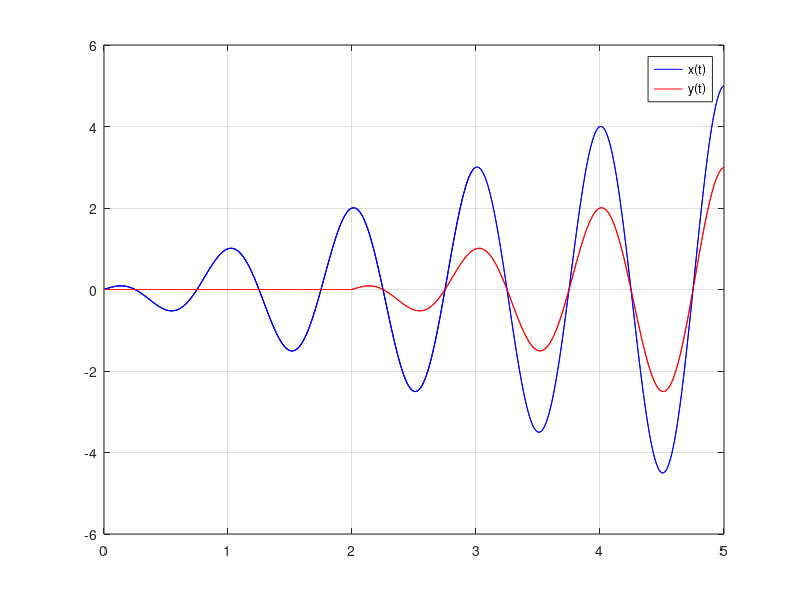

Recreate this plot in MATLAB. (Note: this script raises an error after producing the figure.)
%% SLCO4A - Aula Prática 5
%% Sistemas
% Classificação de sistemas
% SISO - Single-Input Single-Output 
% a) A relação que descreve um sistema S é $y\left(t\right)=x\left(t-2\right)$. 
% Compute e plot a resposta do sistema para um sinal de entrada $x\left(t\right)=\textrm{tcos}\left(2\pi 
% \;t\right)$, $0\le t\le 3$.
%% 
% * 1 unica entrada, unica saida
% * atrasa as amostras
% * deslocamento temporal de 2 segundos
% * 

t=0:0.01:3; %3 segundos
%sinal de entrada
x = t.*cos(2*pi*t);
plot(t,x,'b') %deslocamento temporal
hold on
plot(t+2,x,'r')
grid on
legend('x(t)', 'y(t)')
%azul entrada e vermelho saida


%Outra forma de resolver
t=0:0.01:5; %5 segundos
%sinal de entrada
x = t.*cos(2*pi*t);
plot(t,x,'b') %deslocamento temporal

%vetor correspondente ao y
for i = 1:length(t)
    if t(i)<=2
        y(1,i) = 0;
    else 
        y(1,i) = (t(i)-2).*cos(2*pi*(t(i)-2));
    end
end

plot(t, x, 'b', t,y,'r')
legend('x(t)', 'y(t)');
grid on
% MISO - Multiple-Input Single-Output 
% b) Suponha que um sistema MISO S  é descrito pela relação entrada saída $y\left(t\right)=x_1 
% \left(t\right)+x_2 \left(t\right)x_3 \left(t\right)$. Compute e plot a saída 
% do sistema se os sinais de entrada são dados por $x_1 \left(t\right)=u\left(t\right)-u\left(t-3\right)$, 
% $x_2 \left(t\right)=t\;\sin \left(t\right)$ e $x_3 \left(t\right)=t\;\cos \left(t\right)$, 
% $0\le t\le 4$.
% 
% multplicas entradas e uma saida

figure
t=0:0.01:4;
x1 = heaviside(t)-heaviside(t-3);
x2 = t.*sin(t);
x3 = t.*cos(t);
plot(t,x1,'b', t, x2, ':', t, x3, '-') 
legend('x1(t)', 'x2(t)', 'x3(t)', 'Location','bestoutside');
grid on

y = x1+ x2.*x3;
plot(t,y)
grid on
legend('saída y(t)')
% SIMO - Single-Input Multiple-Output 
% c) Suponha que um sistema SIMO S  é descrito pelas relações  $y_1 \left(t\right)=x_1^2 
% \left(t\right)$e $y_2 \left(t\right)=1-3x_1 \left(t\right)$. Compute e plot 
% a saída do sistema se o sinal de entrada é dado por $x_1 \left(t\right)=t\;\cos 
% \left(t\right)$, $0\le t\le 4$.
% 
% uma entrada e multiplas saidas

t=0:0.01:4;
x1=t.*cos(t);
y1=x1.^2; %saida
y2=1-3.*x1;
plot(t,x1,'g',t,y1, 'b', t,y2,'r')
legend('x1(t)', 'y1(t)', 'y2(t)', 'Location','bestoutside');
grid on
% MIMO - Multiple-Input Multiple-Output 
% d) Suponha que um sistema MIMO S  é descrito pelas relações de entrada saída 
% $y_1 \left(t\right)=x_1 \left(t\right)+x_2 \left(t\right)$ e $y_2 \left(t\right)=x_1 
% \left(t\right)-x_2 \left(t\right)$. Compute e plot a saída do sistema se os 
% sinais de entrada são dados por $x_1 \left(t\right)=u\left(t\right)$, $x_2 \left(t\right)=0\ldotp 
% 5u\left(t-1\right)$, $0\le t\le 4$.
% 
% multiplas entradas e multiplas saidas

t=0:0.01:4;
x1 = heaviside(t);
x2 = 0.5*heaviside(t-1); %degrau deslocado ponderado
y1 = x1+x2
y2= x1 - x2
plot(t,x1,t,x2,'-.')
grid on
ylim([-0.1 1.5])
legend('x1(t)', 'x2(t)');

plot(t,y1,t,y2)
legend('y1(t)', 'y2(t)');
grid on
ylim([-0.1 2])
% Propriedades de sistemas
% Causal e não causal
% e) Suponha que o sistema S1 é descrito pela relação de entrada saída $y_1 
% \left(t\right)=x\left(t+1\right)$enquanto que do sistema S2 é dada por $y_2 
% \left(t\right)=x\left(t-1\right)$. Considerando que o sinal de entrada é $x\left(t\right)=u\left(t\right)-u\left(t-1\right)$, 
% $-3\le t\le 3$. Determine se os dois sistemas são causais.
% 
% 

t = -1:0.01:3
%entrada
x=heaviside(t)-heaviside(t-1);
figure
plot(t,x)
grid on
ylim([-0.1 1.1])
legend('x(t)')

%saida
y1=heaviside(t+1)-heaviside((t+1)-1);
y2=heaviside(t-1)-heaviside((t-1)-1);
plot(t,y1, t, y2)
grid on
ylim([-0.1 1.1])
legend('y1(t)', 'y2(t)', 'Location', 'bestoutside' )

%sistema   2 é causal pq o sinal de entrada ele veio no instante depois (veio por causa do sinal de entrada -justifica pelo passado) 
% o azul nao é causal pq ele nao se justifica. ele ocorreu no futuro, nao
% temos predição do sinal de entrada do futuro. por isso nao é causal.
%sistema 2 causal e sistema 1 nao

% Estático (sem memória) e dinâmico (com memória)
% f) Usando o sinal de entrada $x\left(t\right)=u\left(t\right)-u\left(t-1\right)$, 
% $-3\le t\le 3$, determine se os sistemas descritos pelas relações de entrada 
% saída $y_1 \left(t\right)=3x\left(t\right)$e $y_2 \left(t\right)=x\left(t\right)+x\left(t-1\right)$ 
% são estático ou dinâmico.

t = -1:0.01:3
%entrada
x=heaviside(t)-heaviside(t-1);
figure
plot(t,x)
grid on
ylim([-0.1 1.1])


y1 = 3.*x;
%[u(t) - u(t-1)] + [u(t-1)-u(t-2)] 
%y2 = entrada atual x(t) + entrada deslocada x(t-1)
%y2 = u(t) - u(t-2)
y2 = heaviside(t)-heaviside(t-2);
figure
plot(t,y1,t,y2,t,x,'-.')
grid on
legend('y1(t)', 'y2(t)', 'x(t)')
ylim([-0.1 3.1])

%y1 só depende da amostra atual, n precisa armazenar valor para fazer uma
%operação: sistema estatico, sem memoria
%sistema dinamico q depende de uma memoria/ amostras passadas -  y2  
% ele pega as amostras do intervalo de tempo da entrada y1
% Linear e não linear
% $$S\left\lbrace a_1 {\;x}_1 \left(t\right)+a_2 {\;x}_2 \left(t\right)\right\rbrace 
% =a_1 S\left\lbrace x_1 \left(t\right)\right\rbrace \;+a_{2\;} S\left\lbrace 
% x_2 \left(t\right)\right\rbrace$$
% 
% A resposta de um sistema linear para uma entrada que é a combinação linear 
% de dois sinais corresponde a uma combinação linear das respostas do sistema 
% para cada uma destes sinais de entrada. (Princípio da superposição = aditividade 
% + homogenidade).
% 
% g) Dado $x_1 \left(t\right)=u\left(t\right)-u\left(t-1\right)$ e $x_2 \left(t\right)=u\left(t\right)-u\left(t-2\right)$ 
% sejam considerados sinais de netrada para os sistemas descritos pelas seguintes 
% relações $y\left(t\right)=2x\left(t\right)$ e $z\left(t\right)=x^2 \left(t\right)$, 
% $-3\le t\le 3$. Determine se a propriedade de linearidade é válida para estes 
% dois sistemas.
% 
% Solução: adotando os escalares $a_1 =2$ e $a_2 =3$

t=-3:0.01:3;
x1=heaviside(t)-heaviside(t-1);
x2=heaviside(t)-heaviside(t-2);
plot(t,x1,'b',t,x2,'r')
grid on
ylim([-0.1 1.1])
legend('x1(t)', 'x2(t)')

%Sistema 1 y(t) = 2*x(t)
a1=2; %ganho'
a2=3; %ganho''
%combinacao linear das entradas
%x(t)=a1*x1+a2*x2 => y(t) = S{a1*x1+a2*x2}
s=a1*x1+a2*x2;
ys=2*s;
plot(t,ys,'b')
grid on
legend('y(t)= S{a1*x1+a2*x2}', 'Location', 'bestoutside')

y1=2*x1;
y2=2*x2;
ys2=a1*y1+a2*y2;
plot(t,ys2, 'r')
grid on
legend('y(t)= a1*S{x1}+a2*S{x2}', 'Location', 'bestoutside')

%Sistema 2 => y(t) = x(t)^2
%s=a1*x1+a2*x2;
z=s.^2;
plot(t,z,'b')
grid on
legend('z(t)= S(a1*x1+a2*x2)', 'Location', 'bestoutside')
%amplitude 25, depois 9... no intervalo de 1s

z1=x1.^2;
z2=x2.^2;
zs2=a1*z1+a2*z2;
plot(t,zs2,'r')
legend('z(t)= a1*S{x1}+a2*S{x2}', 'Location', 'bestoutside')
%combinacao das saidas do sistema
%nao é um sistema linear. 


% 
% Invariante no tempo e variante no tempo
% Se $y\left(t\right)$é a resposta de um sistema invariante no tempo para uma 
% entrada $x\left(t\right)$, então a resposta do sistema para um sinal de entrada 
% $x\left(t-t_0 \right)$é $y\left(t-t_0 \right)$.
% 
% $$y\left(t-t_0 \right)=S\left\lbrace x\left(t-t_0 \right)\right\rbrace$$
% 
% h) Suponha que a resposta de um sistema S para um sinal de entrada $x\left(t\right)$é 
% $y\left(t\right)={t\;e}^{-t} x\left(t\right)$. Determine se este sistema é invariante 
% no tempo para uma entrada $x\left(t\right)=u\left(t\right)-u\left(t-5\right)$, 
% $-3\le t\le 10$.
% 
% 1. Avaliar $y\left(t\right)=S\left\lbrace x\left(t\right)\right\rbrace$

t=-3:0.01:10;
x=heaviside(t)-heaviside(t-5); %entrada deslocada em 3 s
y=t.*exp(-t).*x; %saida
figure
plot(t,y, 'r') %resp
grid on
legend('y(t)')
%% 
% 
% 
% 2. Obter $y\left(t-t_0 \right)$, $t_0 =3$

%avaliacao do deslocamento temporal apenas da saida
figure
plot(t+3,y)
grid on
hold on

%% 
% 3. Obter $S\left\lbrace x\left(t-t_0 \right)\right\rbrace$, $t_0 =3$ e comparar 
% com o passo 2.

%invariante no tempo
t=-3:0.01:10;
x=heaviside(t-3)-heaviside(t-3-5); %entrada
y=t.*exp(-t).*x; %saida
plot(t,y,'r')
grid on
legend('y(t-3)','y(t)=S(x(t-3))')

%invariante no tempo - resposta igual 
%variante - resposta diferente como esse exercicio
% Estável e instável
% BIBO - _Bounded-Input Bounded Output_
% 
% Para um pequeno sinal aplicado na entrada a resposta do sistema também é pequena 
% e não diverge. Ou seja, se um dado número positivo existe $M<\infty$, tal que 
% $\left|x\left(t\right)\right|\le M$. O sistema é estável se $\forall t\in \Re$ 
% um número positivo $N<\infty$, tal que $\left|y\left(t\right)\right|\le N$.
% 
% i) Suponha que um sinal de entrada $x\left(t\right)=\cos \left(2\pi \;t\right)$é 
% aplicado a dois sistemas descritos pela relação de entrada saída $y_1 \left(t\right)=x^2 
% \left(t\right)$e $y_2 \left(t\right)=t\;x\left(t\right)$, $0\le t\le 10$. . 
% Determine se estes sistemas são estáveis.

%ao palicar uma entrada limitada, ve se a saida é limitada
t = 0:0.01:10;
x = cos(2*pi*t);
figure
plot(t,x)
grid on
ylim([-1.5 1.5])
legend('x(t)')

%sistema 1 estavel
y1=x.^2
plot(t,y1)
grid on
ylim([-0.5 1.5])
legend('y1(t)')

%sistema 2 instavel
y2 = t.*x
plot(t,y2)
grid on
legend('y2(t)')
% Invertível e não invertível
% Um sistema é invertível se um sinal de entrada $x\left(t\right)$que é aplicado 
% ao sistema pode ser derivado a partir da resposta do sistema $y\left(t\right)$. 
% Ou seja, um sistema é invertível se a relação entrada saída $y\left(t\right)=S\left\lbrace 
% x\left(t\right)\right\rbrace$é uma para uma, isto é, diferentes valores de entrada 
% correspondem a distintos valores de saída.
% 
% j) Determine se os sistemas S1 e S2 descritos pelas relações de entrada saída 
% $y_1 \left(t\right)=3x\left(t\right)$e $y_1 \left(t\right)=x^2 \left(t\right)$, 
% respectivamente, são invertíveis. Considere $x\left(t\right)=2\;t$, $-2\le t\le 
% 2\ldotp$

t = -2:2;
x=2*t
y1=3*x
y2=x.^2

%% 
% * Sistema inverso
%% 
% $$z\left(t\right)=S^{-1} \left\lbrace y\left(t\right)\right\rbrace$$

z1= 1/3*y1 %sistema 1 invertivel , sinal de saida obtenho da entrada
z2 = sqrt(y2) %n obtem os sinais de entrada original - nao invertivel